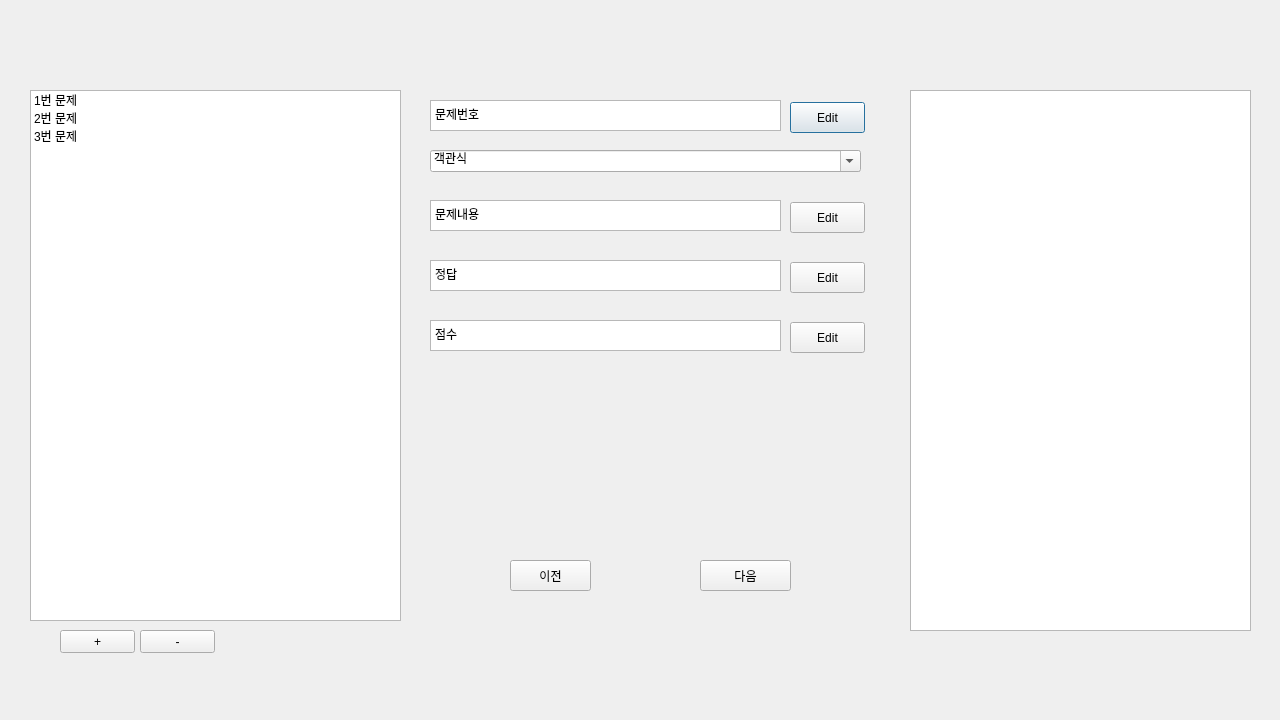
<?xml version="1.0" encoding="UTF-8"?>
<ui version="4.0">
 <class>Dialog</class>
 <widget class="QDialog" name="Dialog">
  <property name="geometry">
   <rect>
    <x>0</x>
    <y>0</y>
    <width>1280</width>
    <height>720</height>
   </rect>
  </property>
  <property name="windowTitle">
   <string>Dialog</string>
  </property>
  <widget class="QPushButton" name="pushButton">
   <property name="geometry">
    <rect>
     <x>790</x>
     <y>102</y>
     <width>75</width>
     <height>31</height>
    </rect>
   </property>
   <property name="text">
    <string>Edit</string>
   </property>
  </widget>
  <widget class="QTextEdit" name="textEdit">
   <property name="geometry">
    <rect>
     <x>430</x>
     <y>100</y>
     <width>351</width>
     <height>31</height>
    </rect>
   </property>
   <property name="html">
    <string>&lt;!DOCTYPE HTML PUBLIC &quot;-//W3C//DTD HTML 4.0//EN&quot; &quot;http://www.w3.org/TR/REC-html40/strict.dtd&quot;&gt;
&lt;html&gt;&lt;head&gt;&lt;meta name=&quot;qrichtext&quot; content=&quot;1&quot; /&gt;&lt;style type=&quot;text/css&quot;&gt;
p, li { white-space: pre-wrap; }
&lt;/style&gt;&lt;/head&gt;&lt;body style=&quot; font-family:'Gulim'; font-size:9pt; font-weight:400; font-style:normal;&quot;&gt;
&lt;p style=&quot; margin-top:0px; margin-bottom:0px; margin-left:0px; margin-right:0px; -qt-block-indent:0; text-indent:0px;&quot;&gt;문제번호&lt;/p&gt;&lt;/body&gt;&lt;/html&gt;</string>
   </property>
  </widget>
  <widget class="QPushButton" name="pushButton_2">
   <property name="geometry">
    <rect>
     <x>790</x>
     <y>202</y>
     <width>75</width>
     <height>31</height>
    </rect>
   </property>
   <property name="text">
    <string>Edit</string>
   </property>
  </widget>
  <widget class="QTextEdit" name="textEdit_2">
   <property name="geometry">
    <rect>
     <x>430</x>
     <y>200</y>
     <width>351</width>
     <height>31</height>
    </rect>
   </property>
   <property name="html">
    <string>&lt;!DOCTYPE HTML PUBLIC &quot;-//W3C//DTD HTML 4.0//EN&quot; &quot;http://www.w3.org/TR/REC-html40/strict.dtd&quot;&gt;
&lt;html&gt;&lt;head&gt;&lt;meta name=&quot;qrichtext&quot; content=&quot;1&quot; /&gt;&lt;style type=&quot;text/css&quot;&gt;
p, li { white-space: pre-wrap; }
&lt;/style&gt;&lt;/head&gt;&lt;body style=&quot; font-family:'Gulim'; font-size:9pt; font-weight:400; font-style:normal;&quot;&gt;
&lt;p style=&quot; margin-top:0px; margin-bottom:0px; margin-left:0px; margin-right:0px; -qt-block-indent:0; text-indent:0px;&quot;&gt;문제내용&lt;/p&gt;&lt;/body&gt;&lt;/html&gt;</string>
   </property>
  </widget>
  <widget class="QPushButton" name="pushButton_3">
   <property name="geometry">
    <rect>
     <x>790</x>
     <y>262</y>
     <width>75</width>
     <height>31</height>
    </rect>
   </property>
   <property name="text">
    <string>Edit</string>
   </property>
  </widget>
  <widget class="QTextEdit" name="textEdit_3">
   <property name="geometry">
    <rect>
     <x>430</x>
     <y>260</y>
     <width>351</width>
     <height>31</height>
    </rect>
   </property>
   <property name="html">
    <string>&lt;!DOCTYPE HTML PUBLIC &quot;-//W3C//DTD HTML 4.0//EN&quot; &quot;http://www.w3.org/TR/REC-html40/strict.dtd&quot;&gt;
&lt;html&gt;&lt;head&gt;&lt;meta name=&quot;qrichtext&quot; content=&quot;1&quot; /&gt;&lt;style type=&quot;text/css&quot;&gt;
p, li { white-space: pre-wrap; }
&lt;/style&gt;&lt;/head&gt;&lt;body style=&quot; font-family:'Gulim'; font-size:9pt; font-weight:400; font-style:normal;&quot;&gt;
&lt;p style=&quot; margin-top:0px; margin-bottom:0px; margin-left:0px; margin-right:0px; -qt-block-indent:0; text-indent:0px;&quot;&gt;정답&lt;/p&gt;&lt;/body&gt;&lt;/html&gt;</string>
   </property>
  </widget>
  <widget class="QPushButton" name="pushButton_4">
   <property name="geometry">
    <rect>
     <x>790</x>
     <y>322</y>
     <width>75</width>
     <height>31</height>
    </rect>
   </property>
   <property name="text">
    <string>Edit</string>
   </property>
  </widget>
  <widget class="QTextEdit" name="textEdit_4">
   <property name="geometry">
    <rect>
     <x>430</x>
     <y>320</y>
     <width>351</width>
     <height>31</height>
    </rect>
   </property>
   <property name="html">
    <string>&lt;!DOCTYPE HTML PUBLIC &quot;-//W3C//DTD HTML 4.0//EN&quot; &quot;http://www.w3.org/TR/REC-html40/strict.dtd&quot;&gt;
&lt;html&gt;&lt;head&gt;&lt;meta name=&quot;qrichtext&quot; content=&quot;1&quot; /&gt;&lt;style type=&quot;text/css&quot;&gt;
p, li { white-space: pre-wrap; }
&lt;/style&gt;&lt;/head&gt;&lt;body style=&quot; font-family:'Gulim'; font-size:9pt; font-weight:400; font-style:normal;&quot;&gt;
&lt;p style=&quot; margin-top:0px; margin-bottom:0px; margin-left:0px; margin-right:0px; -qt-block-indent:0; text-indent:0px;&quot;&gt;점수&lt;/p&gt;&lt;/body&gt;&lt;/html&gt;</string>
   </property>
  </widget>
  <widget class="QComboBox" name="comboBox">
   <property name="geometry">
    <rect>
     <x>430</x>
     <y>150</y>
     <width>431</width>
     <height>22</height>
    </rect>
   </property>
   <property name="editable">
    <bool>true</bool>
   </property>
   <property name="currentText">
    <string comment="wqeqwe">객관식</string>
   </property>
   <property name="minimumContentsLength">
    <number>2</number>
   </property>
   <property name="duplicatesEnabled">
    <bool>false</bool>
   </property>
   <property name="modelColumn">
    <number>0</number>
   </property>
   <item>
    <property name="text">
     <string>객관식</string>
    </property>
   </item>
   <item>
    <property name="text">
     <string>서술형</string>
    </property>
   </item>
   <item>
    <property name="text">
     <string>주관식</string>
    </property>
   </item>
  </widget>
  <widget class="QPushButton" name="pushButton_5">
   <property name="geometry">
    <rect>
     <x>60</x>
     <y>630</y>
     <width>75</width>
     <height>23</height>
    </rect>
   </property>
   <property name="text">
    <string>+</string>
   </property>
  </widget>
  <widget class="QPushButton" name="pushButton_6">
   <property name="geometry">
    <rect>
     <x>140</x>
     <y>630</y>
     <width>75</width>
     <height>23</height>
    </rect>
   </property>
   <property name="text">
    <string>-</string>
   </property>
  </widget>
  <widget class="QListWidget" name="listWidget">
   <property name="geometry">
    <rect>
     <x>30</x>
     <y>90</y>
     <width>371</width>
     <height>531</height>
    </rect>
   </property>
   <item>
    <property name="text">
     <string>1번 문제</string>
    </property>
    <property name="textAlignment">
     <set>AlignLeading|AlignVCenter</set>
    </property>
   </item>
   <item>
    <property name="text">
     <string>2번 문제</string>
    </property>
   </item>
   <item>
    <property name="text">
     <string>3번 문제</string>
    </property>
   </item>
  </widget>
  <widget class="QGraphicsView" name="graphicsView">
   <property name="geometry">
    <rect>
     <x>910</x>
     <y>90</y>
     <width>341</width>
     <height>541</height>
    </rect>
   </property>
  </widget>
  <widget class="QPushButton" name="btn_next">
   <property name="geometry">
    <rect>
     <x>700</x>
     <y>560</y>
     <width>91</width>
     <height>31</height>
    </rect>
   </property>
   <property name="text">
    <string>다음</string>
   </property>
  </widget>
  <widget class="QPushButton" name="btn_prev">
   <property name="geometry">
    <rect>
     <x>510</x>
     <y>560</y>
     <width>81</width>
     <height>31</height>
    </rect>
   </property>
   <property name="text">
    <string>이전</string>
   </property>
  </widget>
 </widget>
 <resources/>
 <connections/>
</ui>
